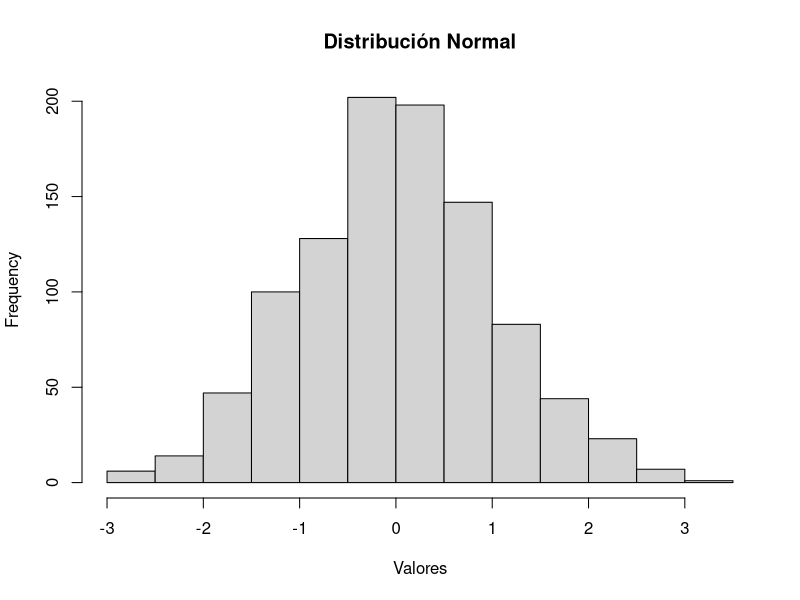
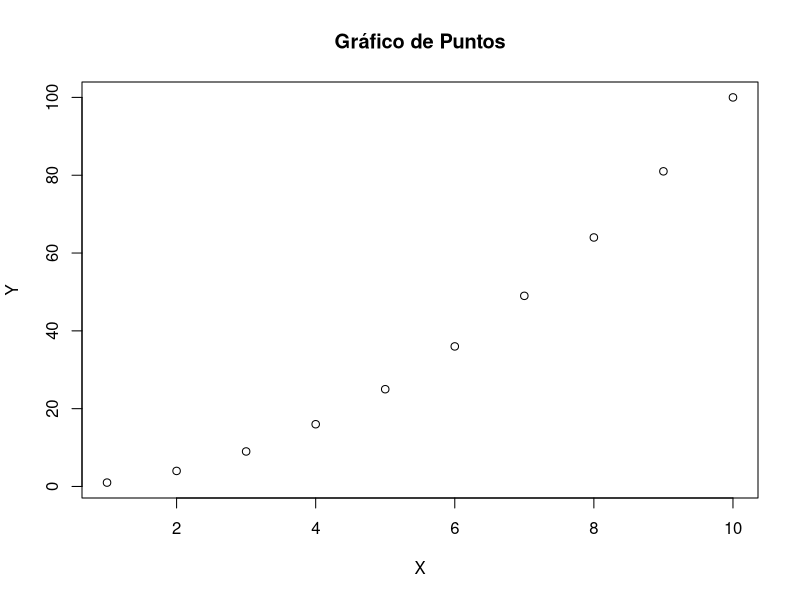
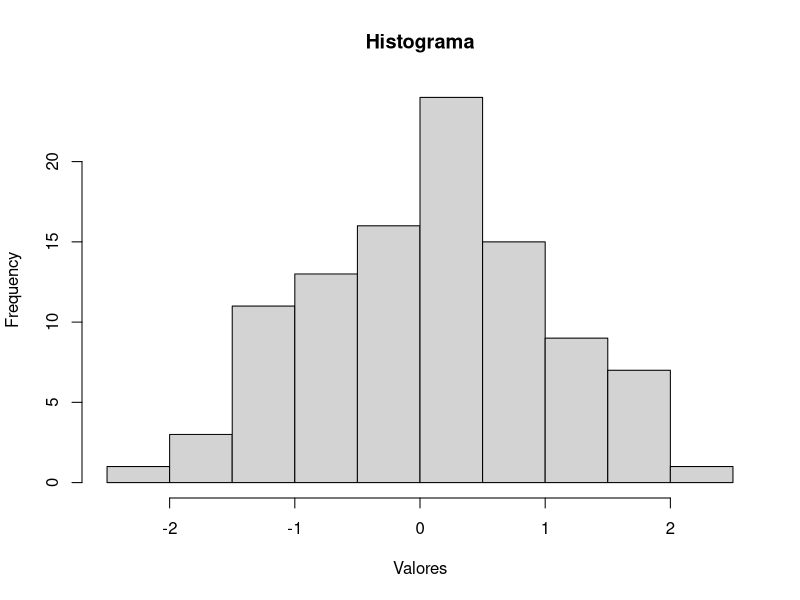
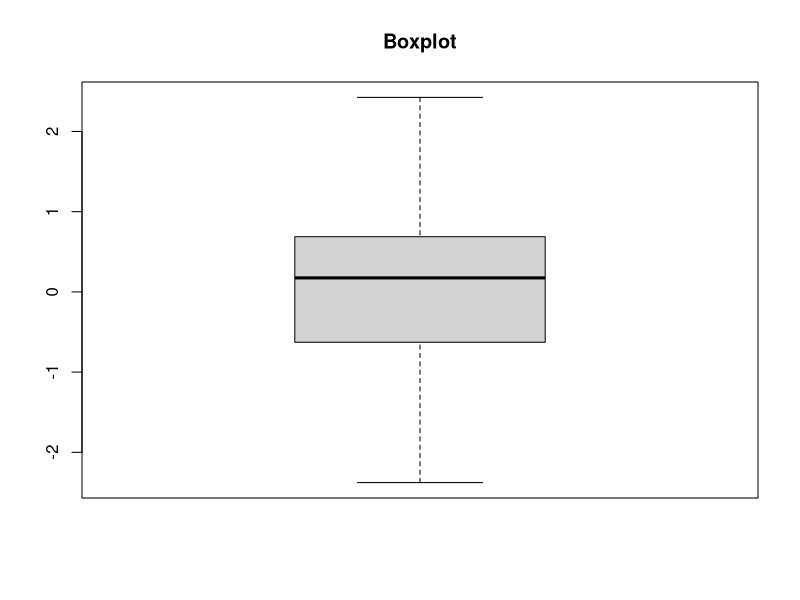
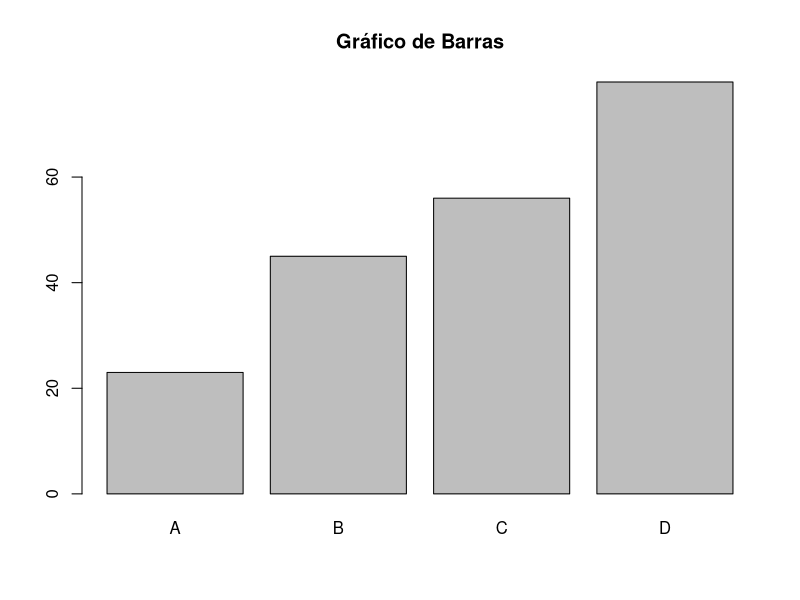
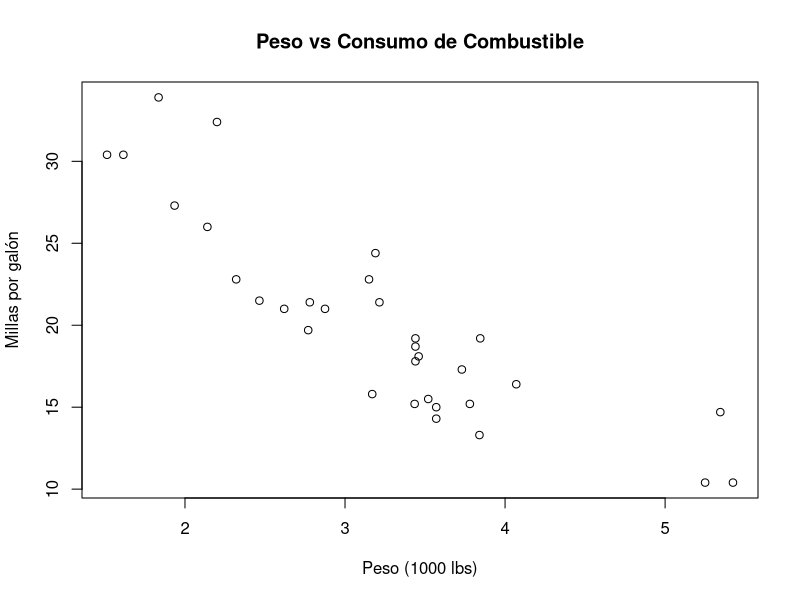

These figures' R source, in order:
## ---- chunk 1
# R QUOTA

knitr::opts_chunk$set(echo = TRUE, warning = FALSE, message = FALSE)
## ---- chunk 2
# Operaciones básicas
suma <- 3 + 5      # Suma
print(suma)

3 - 2              # Resta
3 / 2              # División
3 * 2              # Multiplicación
3^2                # Potencia (forma 1)
3**2               # Potencia (forma 2)
9 %% 4             # Operador módulo (resto de la división)
## ---- chunk 3
# Sin paréntesis: primero multiplicación, luego suma
3 + 2 * 5

# Con paréntesis: primero suma, luego multiplicación
(3 + 2) * 5

# Ejemplo con potencias
2 / 8**2
## ---- chunk 4
# Diferentes tipos de variables
a <- 10                    # Variable numérica
A <- "2"                   # Variable de caracteres (string)
b <- TRUE                  # Variable lógica (booleana)
c <- Sys.Date()            # Variable de fecha

# Ver todas las variables en memoria
ls()
## ---- chunk 5
# Investigar la estructura de nuestras variables
str(a)      # Estructura de variable numérica
str(A)      # Estructura de variable character
str(b)      # Estructura de variable lógica
str(c)      # Estructura de variable Date

# También podemos usar class() para ver el tipo
class(a)
class(A)
class(b)
class(c)
## ---- chunk 6
# Crear vectores con la función c()
vector_numerico <- c(1, 2, 3, 4)
print(vector_numerico)

# Concatenar vectores existentes
nuevo_vector <- c(vector_numerico, 7, 8, 9)
print(nuevo_vector)

# Otra forma de concatenar
a <- c(1, 2, 6)
b <- c(4, 5)
c <- c(a, b)
print(c)
## ---- chunk 7
# Operaciones con un escalar
a <- c(1, 2, 3, 4)
a + 3    # Suma 3 a cada elemento
a^2      # Eleva cada elemento al cuadrado

# Operaciones entre vectores del mismo tamaño
vector1 <- 1:3           # Equivale a c(1, 2, 3)
vector2 <- c(4, 5, 6)
vector1 + vector2        # Suma elemento por elemento
vector1 * vector2        # Multiplicación elemento por elemento
## ---- chunk 8
# ¿Qué pasa con vectores de diferente longitud?
a <- c(1:4)              # c(1, 2, 3, 4)
b <- c(1, -1)            # Vector de 2 elementos

# R recicla el vector más corto
resultado <- a * b
print(resultado)

# Cuando no son múltiplos, R da una advertencia
b <- c(1, -1, 0)         # 3 elementos
a * b                    # 4 no es múltiplo de 3
## ---- chunk 9
# Comparar vectores elemento por elemento
a <- c(1, 2, 3, 4)
b <- c(1, 2, 4, 3)
a == b

# Crear vectores con caracteres
saludo <- c("hola", "mundo")
print(saludo)

# La función seq() para crear secuencias
seq(from = 1, to = 7, by = 2)    # De 1 a 7, de 2 en 2
seq(1, 10, by = 3)               # De 1 a 10, de 3 en 3

# Formas equivalentes de crear secuencias
secuencia1 <- seq(1, 4)          # seq con incremento de 1
secuencia2 <- c(1, 2, 3, 4)      # vector manual
secuencia3 <- 1:4                # notación de rango

identical(secuencia1, secuencia3)
## ---- chunk 10
vector_ejemplo <- c(1:5)

length(vector_ejemplo)    # Longitud del vector
sum(vector_ejemplo)       # Suma de todos los elementos
mean(vector_ejemplo)      # Media aritmética
median(vector_ejemplo)    # Mediana
sd(vector_ejemplo)        # Desviación estándar
## ---- chunk 11
# Crear un vector de ejemplo
mi_vector <- c(3, 28, 1, 15, 7)

# Acceder a un elemento por su posición
segundo_elemento <- mi_vector[2]
print(segundo_elemento)

# Operaciones con elementos específicos
resultado <- mi_vector[2] * 8
print(resultado)

# Modificar elementos
mi_vector[2] <- 99
print(mi_vector)

# Acceder a múltiples elementos
mi_vector[c(1, 3)] <- 999
print(mi_vector)
## ---- chunk 12
# Crear una matriz de ceros
matriz_ceros <- matrix(data = 0, nrow = 5, ncol = 4)
print(matriz_ceros)

# Crear una matriz con datos
matriz_datos <- matrix(data = 20:1, nrow = 5, ncol = 4)
print(matriz_datos)
## ---- chunk 13
# Asignar nombres a columnas y filas
colnames(matriz_datos) <- c("C1", "C2", "C3", "C4")
rownames(matriz_datos) <- c("F1", "F2", "F3", "F4", "F5")
print(matriz_datos)
## ---- chunk 14
# Acceder a un elemento específico [fila, columna]
elemento <- matriz_datos[1, 2]
print(paste("Elemento en fila 1, columna 2:", elemento))

# Acceder a columnas completas
segunda_columna <- matriz_datos[, 2]
print("Segunda columna:")
print(segunda_columna)

# Acceder a filas completas
primera_fila <- matriz_datos[1, ]
print("Primera fila:")
print(primera_fila)

# Modificar elementos
matriz_datos[1, 2] <- matriz_datos[1, 2] * 3
matriz_datos[, 2] <- c(0, 0, 0, 0, 9)

# Modificar múltiples elementos
matriz_datos[c(1, 3), c(2, 4)] <- 999
print(matriz_datos)
## ---- chunk 15
# Crear data frame a partir de vectores
numeros <- c(1, 2, 3, 4, 5)
letras <- c("A", "B", "C", "D", "E")
df <- data.frame(numeros = numeros, letras = letras)

# O de forma directa
df <- data.frame(numeros = c(1, 2, 3, 4, 5), letras = c("A", "B", "C", "D", "E"))

print(df)
## ---- chunk 16
# Dimensiones del data frame
nrow(df)        # Número de filas
ncol(df)        # Número de columnas
dim(df)         # Dimensiones (filas, columnas)

# Nombres
colnames(df)    # Nombres de columnas
rownames(df)    # Nombres de filas
names(df)       # Nombres de columnas (alternativo)

# Resumen estadístico
summary(df)
## ---- chunk 17
# Agregar columna desde un vector existente
meses <- c("Enero", "Febrero", "Marzo", "Abril", "Mayo")
df$Meses <- meses

# Agregar columna directamente
df$meses_cortos <- c("Ene", "Feb", "Mar", "Abr", "May")

# Crear columna a partir de operaciones
df$division <- df$numeros / 3

print(df)
## ---- chunk 18
# Usar cbind() para unir por columnas
nuevos_valores <- c(100, 200, 300, 400, 500)
df_expandido <- cbind(df, cientos = nuevos_valores)

# Agregar más columnas
df_expandido$años <- 2000:2004

print(df_expandido)
## ---- chunk 19
# Crear una lista con diferentes tipos de datos
mi_lista <- list(1, "texto", Sys.Date(), TRUE)
str(mi_lista)

# Acceder a elementos de la lista
mi_lista[1]     # Devuelve una lista con el primer elemento
mi_lista[[1]]   # Devuelve el valor del primer elemento

# Longitud de la lista
length(mi_lista)

# Agregar elementos
mi_lista <- c(mi_lista, "nuevo_elemento")

# Lista con vectores
lista_compleja <- list(numeros = c(1, 2, 3),texto = "hola", fecha = Sys.Date(),logico = TRUE)

# Acceder a elemento específico de un vector dentro de la lista
lista_compleja$numeros[2]    # Segundo elemento del vector 'numeros'
lista_compleja[[1]][2]       # Forma alternativa
## ---- chunk 20
# Convertir string a fecha
fecha_texto <- "2020-04-09"
str(fecha_texto)

fecha_date <- as.Date(fecha_texto)
str(fecha_date)

# Conversiones numéricas
numero_texto <- "123"
numero_numerico <- as.numeric(numero_texto)
print(class(numero_numerico))

# Conversión que genera NA
texto_no_numerico <- "abc"
resultado_na <- as.numeric(texto_no_numerico)
print(resultado_na)
## ---- chunk 21
# Usar el dataset integrado airquality
datos <- airquality
head(datos)     # Ver primeras 6 filas
str(datos)      # Estructura del data frame

# Convertir a matriz (solo funciona si todos los datos son numéricos)
matriz_datos <- as.matrix(datos)
matriz_datos[1:6, ]   # Ver primeras 6 filas
str(matriz_datos)

# Si agregamos una columna de texto, todo se convierte a character
datos$categoria <- "A"
head(datos)

matriz_mixta <- as.matrix(datos)
str(matriz_mixta)     # Ahora todo es character
## ---- chunk 22
# Generar números aleatorios
set.seed(123)  # Para reproducibilidad

# 10 números de distribución normal
normales <- rnorm(10, mean = 0, sd = 1)
print(normales)

# 10 números uniformes entre 0 y 1
uniformes <- runif(10, min = 0, max = 1)
print(uniformes)

# Histograma de números normales
hist(rnorm(1000), main = "Distribución Normal", xlab = "Valores")
## ---- chunk 23
# Datos de ejemplo
x <- 1:10
y <- x^2

# Gráfico de puntos
plot(x, y, main = "Gráfico de Puntos", xlab = "X", ylab = "Y")

# Histograma
datos_hist <- rnorm(100)
hist(datos_hist, main = "Histograma", xlab = "Valores")

# Boxplot
boxplot(datos_hist, main = "Boxplot")

# Gráfico de barras
categorias <- c("A", "B", "C", "D")
valores <- c(23, 45, 56, 78)
barplot(valores, names.arg = categorias, main = "Gráfico de Barras")
## ---- chunk 24
# Cargar el dataset
data(mtcars)

# Explorar
dim(mtcars)
summary(mtcars)

# Gráfico de dispersión
plot(mtcars$wt, mtcars$mpg, 
     main = "Peso vs Consumo de Combustible",
     xlab = "Peso (1000 lbs)", 
     ylab = "Millas por galón")
